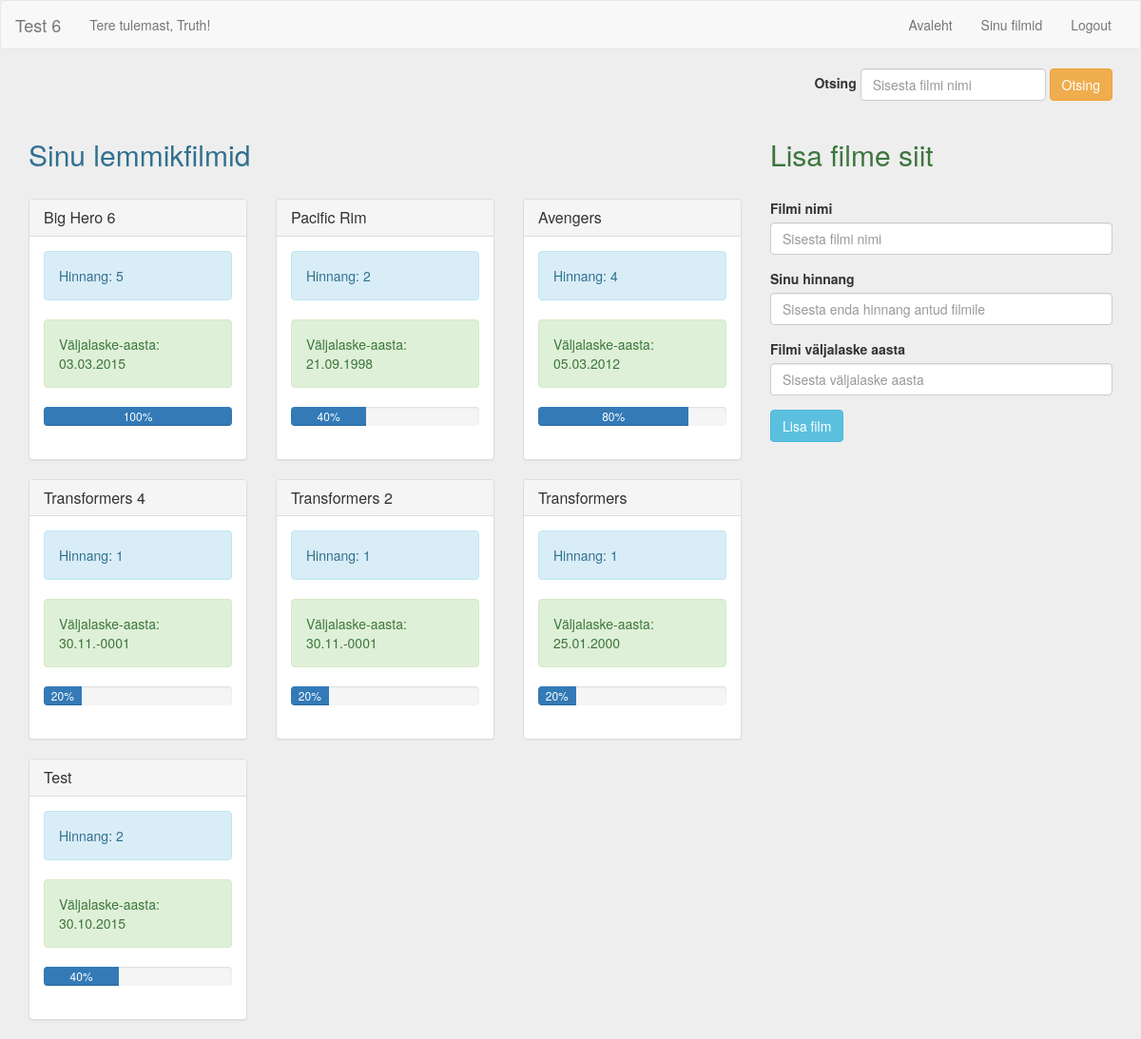
Page /movies.php (signed in) on the committed database.
### tables this page shows
CREATE TABLE `users` (
  `id` int(10) NOT NULL AUTO_INCREMENT,
  `username` varchar(24) NOT NULL,
  `password` varchar(128) NOT NULL,
  `salt` varchar(32) NOT NULL,
  PRIMARY KEY (`id`)
);

CREATE TABLE `movies` (
  `id` int(10) NOT NULL AUTO_INCREMENT,
  `user_id` int(10) NOT NULL,
  `title` varchar(16) NOT NULL,
  `rating` int(5) NOT NULL,
  `release_date` datetime NOT NULL,
  PRIMARY KEY (`id`)
);

### core/classes/Config.php (called while the page is built)
<?php
class Config {
	private static $_folder = '/config';
	public static function get($data = NULL) {
		if(!is_null($data)) {
			$details = explode('.', $data);
			$folder = getcwd().self::$_folder.'/'.$details[0].'.php';
			if(file_exists($folder)) {
				$getDetail = include $folder;
				return $getDetail[$details[1]];
			}
		}
		return false;
	}
}

### config/database.php (called while the page is built)
<?php
return array(
	'username' 	=> 'root',
	'password' 	=> '',
	'charset'	=> 'utf-8',
	'dbname'	=> 'movies',
	'hostname'	=> 'localhost'
);

### core/classes/DB.php (called while the page is built, shortened)
<?php
class DB {
	private $_pdo,
			$_query,
            $_error = false,
            $_results,
            $_count = 0;
	private static $_instance = NULL;
	private function __construct() {
		try {
			$this->_pdo = new PDO('mysql:host=' . Config::get('database.hostname') . ';dbname=' . Config::get('database.dbname') . ';', Config::get('database.username'), Config::get('database.password'));
		} catch(PDOException $e) {
			die($e->getMessage());
		}
	}
	public static function getInstance() {
        if(!isset(self::$_instance)) {
            self::$_instance = new DB();
        }
        return self::$_instance;
    }
    public function query($sql, $params = array()) {
        if($this->_query = $this->_pdo->prepare($sql)){
            if(count($params)) {
                $counter = 1;
                foreach($params as $param) {
                    $this->_query->bindValue($counter, $param);
                    $counter++;
                }
            }
            if($this->_query->execute()) {
                $this->_results = $this->_query->fetchAll(PDO::FETCH_OBJ);
                $this->_count = $this->_query->rowCount();
            } else {
                $this->_error = true;
            }
        }
        return $this;
    }
    public function count() {
        return $this->_count;
    }
    public function results() {
        return $this->_results;
    }
    public function first() {
        return $this->_results[0];
    }
}

### config/app.php (called while the page is built)
<?php
return array(
	'username-min-length'	=> 4,
	'username-max-length'	=> 24,
	'password-min-length'	=> 8,
	'password-max-length'	=> 64,
	'session-name'			=> 'test6',
	'token_name'			=> '_token',
	'movie-rating-min'		=> '0',
	'movie-rating-max'		=> '5',
	'timezone'				=> 'Europe/Tallinn',
	'movie-date-format'		=> 'd.m.Y'
);

### core/classes/User.php (called while the page is built, shortened)
<?php
class User {
	private $_db, $_sessionName, $_data, $_isLoggedIn;
	public function __construct($user = null) {
		$this->_db = DB::getInstance();
		$this->_sessionName = Config::get('app.session-name');
		if(!$user) {
            if(Session::exists($this->_sessionName)) {
                $user = Session::get($this->_sessionName);
                if($this->find($user)) {
                    $this->_isLoggedIn = TRUE;
                }
            } else {
            	$this->_isLoggedIn = FALSE;
            }
        } else {
            $this->find($user);
        }
	}
	public function find($user = null) {
        if($user) {
            $field = (is_numeric($user)) ? 'id' : 'username';
            $data = $this->_db->query("SELECT * FROM users WHERE {$field} = ?", array($user));
            if($data->count()) {
                $this->_data = $data->first();
                return TRUE;
            }
        }
        return FALSE;
    }
	public function data() {
		return $this->_data;
	}
	public function isLoggedIn() {
		return $this->_isLoggedIn;
	}
}

### core/classes/Session.php (called while the page is built, shortened)
<?php
class Session {
	public static function get($name) {
		return $_SESSION[$name];
	}
	public static function exists($name) {
		return (isset($_SESSION[$name])) ? TRUE : FALSE;
	}
}

### core/init.php (called while the page is built, shortened)
<?php
include_once 'functions/sanitize.php';
$user = new User();

### core/classes/Movie.php (called while the page is built, shortened)
<?php
class Movie {
	private $_db, $_results, $_count, $_sessionName;
	public function __construct() {
		$this->_db = DB::getInstance();
	}
	public function find($userid = NULL) {
		if($userid) {
			$fields = (is_numeric($userid)) ? 'user_id' : 'title';
			$movie = $this->_db->query("SELECT * FROM movies WHERE {$fields} = ?", array($userid));
			if($movie->count()) {
				$this->_results = $movie->results();
				return TRUE;
			}
		}
		return FALSE;
	}
	public function results() {
		return $this->_results;
	}
}

### core/functions/sanitize.php (called while the page is built, shortened)
<?php
function percentage($value, $max) {
	return ($value/$max)*100;
}

### movies.php (the view, shortened to what this page needs)
<?php
require_once 'core/init.php';
$movie = new Movie();
?>
<!DOCTYPE html PUBLIC "-//W3C//DTD XHTML 1.0 Transitional//EN" "http://www.w3.org/TR/xhtml1/DTD/xhtml1-transitional.dtd">
<html lang="en" xmlns="http://www.w3.org/1999/xhtml">
	<head>
		<link rel="stylesheet" href="https://maxcdn.bootstrapcdn.com/bootstrap/3.3.2/css/bootstrap.min.css" />
		<link rel="stylesheet" href="assets/css/style.css" />
	</head>
	<body>
		<?php include_once 'includes/menu.php'; ?>
		<div class="container">
			<div class="row">
				<div class="col-md-4 col-md-offset-8 text-right">
					<form class="form-inline" id="search-form" method="POST" action="ajax.php">
					  	<div class="form-group" id="search-group">
					    	<label for="search">Otsing</label>
					    	<input type="text" class="form-control" id="search" name="search" id="search" placeholder="Sisesta filmi nimi" />
					  	</div>
					  	<button type="submit" value="submit" class="btn btn-warning">Otsing</button>
					</form>
				</div>
			</div>
			<div class="row">
				<div class="col-md-8">
					<h2 class="page-header text-info">Sinu lemmikfilmid</h2>
					<div>
						<?php if($movie->find(Session::get(Config::get('app.session-name'))) !== FALSE): ?>
							<div class="row" id="refresh">
								<?php foreach($movie->results() as $film): ?>
									<div class="col-md-4">
										<div class="panel panel-default">
										  	<div class="panel-heading">
										    	<h3 class="panel-title"><?php echo $film->title; ?></h3>
										  	</div>
										  	<div class="panel-body">
										  		<p class="alert alert-info">Hinnang: <?php echo $film->rating; ?></p>
										  		<p class="alert alert-success">Väljalaske-aasta:<br />
										  		<?php echo date('d.m.Y', strtotime($film->release_date)); ?></p>
										    	<div class="progress">
												  	<div class="progress-bar" role="progressbar" aria-valuenow="60" aria-valuemin="0" aria-valuemax="100" style="width: <?php echo percentage($film->rating, Config::get('app.movie-rating-max')); ?>%;">
												    	<?php echo percentage($film->rating, Config::get('app.movie-rating-max')); ?>%
												  	</div>
												</div>
										  	</div>
										</div>
									</div>
								<?php endforeach; ?>
							</div>
						<?php else: ?>
							<p class="text-danger">Sul pole ühtegi filmi lisatud. Saad seda teha kõrval olevas formis.</p>
						<?php endif; ?>
					</div>
				</div>
				<div class="col-md-4">
					<h2 class="page-header text-success">Lisa filme siit</h2>
					<form action="ajax.php" method="POST" id="movie-form">
						<div class="form-group" id="title-group">
					    	<label class="control-label" for="title">Filmi nimi</label>
					    	<input type="text" class="form-control" id="title" name="title" placeholder="Sisesta filmi nimi" />
					  	</div>
					  	<div class="form-group" id="rating-group">
					    	<label class="control-label" for="rating">Sinu hinnang</label>
					    	<input type="text" class="form-control" id="rating" name="rating" placeholder="Sisesta enda hinnang antud filmile" />
					  	</div>
					  	<div class="form-group" id="release-group">
					    	<label class="control-label" for="release">Filmi väljalaske aasta</label>
					    	<input type="text" class="form-control" id="release" name="release" placeholder="Sisesta väljalaske aasta" />
					  	</div>
					  	<button type="submit" class="btn btn-info">Lisa film</button>
					</form>
				</div>
			</div>
		</div>
	</body>
</html>

### includes/menu.php (shortened to what this page needs)
<nav class="navbar navbar-default">
  	<div class="container-fluid">
    	<div class="navbar-header">
      		<a class="navbar-brand" href="#">Test 6</a>
    	</div>
    	<div class="collapse navbar-collapse" id="navbar-main">
          <?php if($user->isLoggedIn() === TRUE): ?>
          <ul class="nav navbar-nav">
            <li><p class="navbar-text">Tere tulemast, <?php echo $user->data()->username; ?>!</p></li>
          </ul>
        <?php endif; ?>
      		<ul class="nav navbar-nav navbar-right">
        		<li><a href="index.php">Avaleht</a></li>
            <?php if($user->isLoggedIn() === FALSE): ?>
            <li><a href="login.php">Login</a></li>
        		<li><a href="register.php">Register</a></li>
          <?php else: ?>
            <li><a href="movies.php">Sinu filmid</a></li>
            <li><a href="logout.php">Logout</a></li>
          <?php endif; ?>
      		</ul>
    	</div>
  	</div>
</nav>

### assets/css/style.css (style rules this page uses)
html,body { font-family: 'Open Sans' sans-serif, arial; }
body { background-color: #eee; }

### rows in the picture
users: username "Truth"
movies: title "Big Hero 6", rating "5", release_date "03.03.2015", rating "100"
movies: title "Pacific Rim", rating "2", release_date "21.09.1998", rating "40"
movies: title "Avengers", rating "4", release_date "05.03.2012", rating "80"
movies: title "Transformers 4", rating "1", release_date "30.11.-0001", rating "20"
movies: title "Transformers 2", rating "1", release_date "30.11.-0001", rating "20"
movies: title "Transformers", rating "1", release_date "25.01.2000", rating "20"
movies: title "Test", rating "2", release_date "30.10.2015", rating "40"
